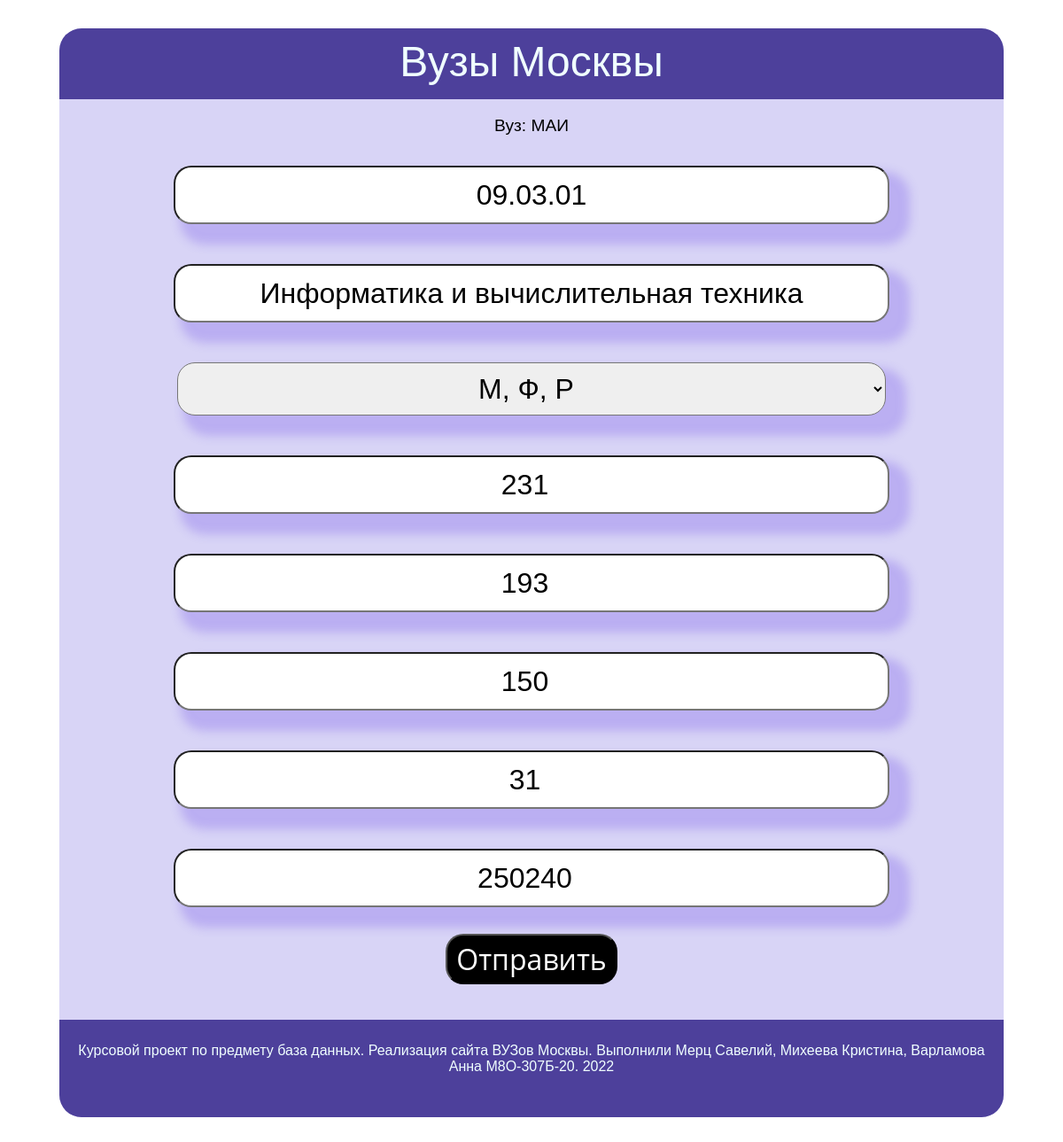
The app's page /upd_spec/1 with its own data.
### app.py (models this page shows, shortened)
class University(db.Model):
    id = db.Column(db.Integer, primary_key=True)
    name = db.Column(db.String(50), nullable=False)
    adress = db.Column(db.String(100), nullable=False)
    bachelor_plans = db.relationship('Bachelor', backref="university", lazy='select')

class Bachelor(db.Model):
    id = db.Column(db.Integer, primary_key=True)
    id_university = db.Column(db.Integer, db.ForeignKey('university.id'))
    num_of_spec = db.Column(db.String(10), nullable=False)
    name = db.Column(db.String(50), nullable=False)
    exams = db.Column(db.String(10), nullable=False)
    budget_score = db.Column(db.Integer)
    paid_score = db.Column(db.Integer)
    budget_places = db.Column(db.Integer)
    paid_places = db.Column(db.Integer)
    paid_cost = db.Column(db.Integer)

### app.py (the view, shortened to what this page needs)
@app.route('/upd_spec/<int:id>',  methods=['POST', 'GET'])
def upd_spec(id):
    bachelor = db.session.query(Bachelor).get(id)
    uni = db.session.query(University).get(bachelor.id_university)
    uni_name = uni.name
    if request.method == "GET":
        return render_template("upd_spec.html", bach=bachelor, uni_name=uni_name)

### templates/upd_spec.html (shortened to what this page needs)
<!DOCTYPE html>
<html>
    <head>
        <link rel="stylesheet" href="../static/css/style.css">
    </head>
    <body>
        <div class="big_card">
            <div class="header_main">
                <p class="article"><a href="/">Вузы Москвы</a></p>
            </div>
            <div class="note">
                <p>Вуз: {{ uni_name }}</p>
            </div>
            <div class="inputs">
                <form method="post" enctype="multipart/form-data">
                    <div class="in"><input type="text" name="num_of_spec" id="num_of_spec" class="form-control" placeholder="Номер специальности" value="{{ bach.num_of_spec }}"><br></div>
                    <div class="in"><input type="text" name="name" id="name" class="form-control" placeholder="Название" value="{{ bach.name }}"><br></div>
                    <select id="exams" name="exams">
                        <option value="М, Ф, Р">М, Ф, Р</option>
                    </select>
                    <div class="in"><input type="number" name="budget_score" id="budget_score" class="form-control" placeholder="Проходной балл на бюджет" value="{{ bach.budget_score }}"><br></div>
                    <div class="in"><input type="number" name="paid_score" id="paid_score" class="form-control" placeholder="Проходной балл на платную основу:" value="{{ bach.paid_score }}"><br></div>
                    <div class="in"><input type="number" name="budget_places" id="budget_places" class="form-control" placeholder="Число бюджетных мест" value="{{ bach.budget_places }}"><br></div>
                    <div class="in"><input type="number" name="paid_places" id="paid_places" class="form-control" placeholder="Число платных мест" value="{{ bach.paid_places }}"><br></div>
                    <div class="in"><input type="number" name="paid_cost" id="paid_cost" class="form-control" placeholder="Стоимость обучения" value="{{ bach. paid_cost }}"><br></div>
                    <div class="in"><input type="submit" class="btn btn-success" value="Отправить"></div>
                </form>
            </div>
            <div class="footer_main">
                <p class="makers">Курсовой проект по предмету база данных. Реализация сайта ВУЗов Москвы. Выполнили Мерц Савелий, Михеева Кристина, Варламова Анна М8О-307Б-20. 2022</p>
            </div>
        </div>
    </body>
</html>

### static/css/style.css (style rules this page uses)
a { text-decoration: none; }
.article { padding-top: 10px; }
.article a { font-size: 3em; color: azure; font-family: sans-serif; }
.makers { text-align: center; color: azure; font-size: 1em; font-family: sans-serif; }
.header_main { height: 10vh; text-align: center; background-color: #4d409b; border-top-left-radius: 25px; border-top-right-radius: 25px; }
.footer_main { padding-left: 20px; padding-right: 20px; background-color: #4d409b; border-bottom-left-radius: 25px; border-bottom-right-radius: 25px; margin-bottom: 0; height: 100px; padding-top: 10px; }
.big_card { width: 90%; display:block; background-color: #d8d4f6; border-radius: 25px; margin-left: auto; margin-right: auto; margin-top: 4vh; margin-bottom: 4vh; }
.note { text-align: center; margin-top: 10px; }
.note p { font-size: 1.2em; font-family: sans-serif; }
.inputs { text-align: center; display: flex; justify-content: center; left: 0; right: 0; top: 40px; margin: 0 auto; width: 60%; border-radius: 15px; margin-bottom: 20px; }
input[type="text"], input[type="number"] { width: 50%; height: 60px; margin-bottom: 30px; margin-top: 15px; font-size: 200%; border-radius: 20px; box-shadow: 15px 15px 10.6667px 8px rgba(101, 65, 231, 0.25); text-align: center; width: 100vh; }
.btn { background-color: black; margin-bottom: 20px; padding: 5px; margin-left: 5px; margin-right: 5px; padding-left: 10px; padding-right: 10px; border-radius: 20px; text-decoration: none; color: white; font-family: Open Sans; font-size: 200%; padding-bottom: 5px; }
select { width: 50%; height: 60px; margin-bottom: 30px; margin-top: 15px; font-size: 200%; border-radius: 20px; box-shadow: 15px 15px 10.6667px 8px rgba(101, 65, 231, 0.25); text-align: center; width: 100vh; }

### records on screen
University: name "МАИ"
Bachelor: num_of_spec "09.03.01", name "Информатика и вычислительная техника", budget_score "231", paid_score "193", budget_places "150", paid_places "31", paid_cost "250240"
